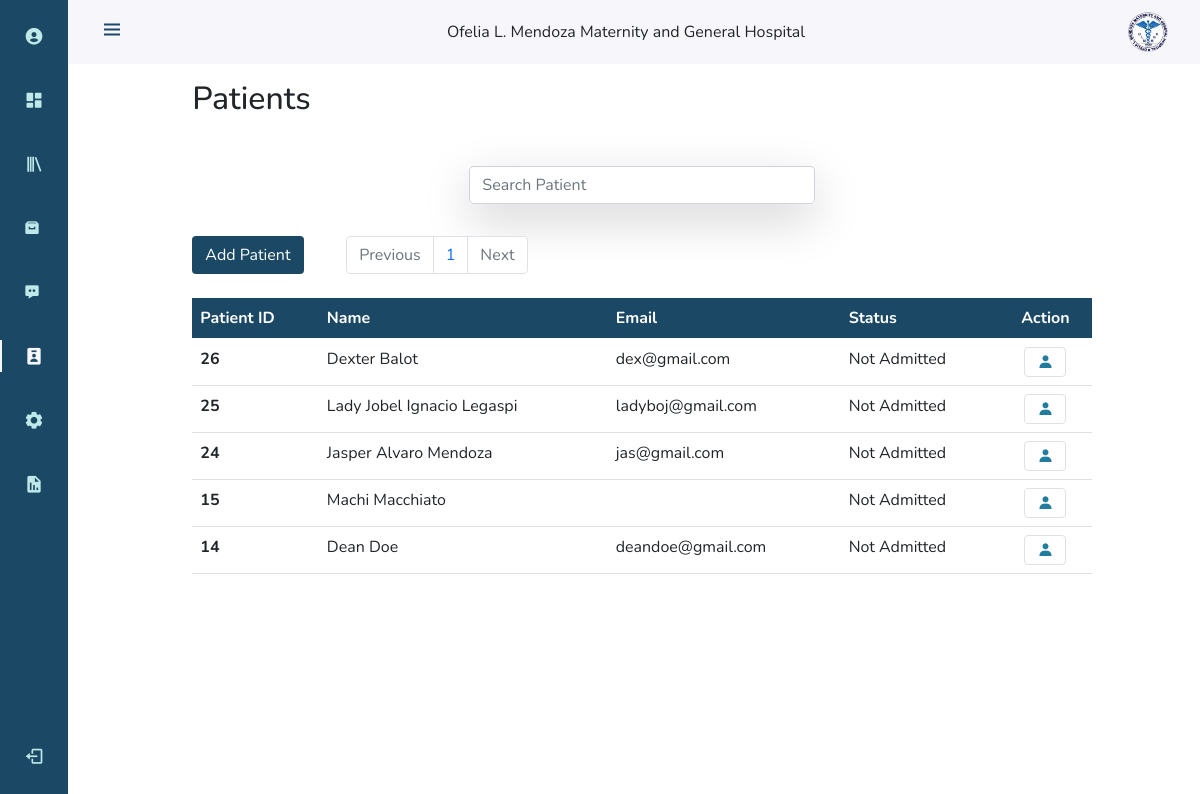
The page /php/patients/patients.php (signed in) on the database its author committed.
### tables this page shows
CREATE TABLE `tbl_accounts` (
  `acc_id` int(40) NOT NULL,
  `auto_id` varchar(255) NOT NULL,
  `username` varchar(100) NOT NULL,
  `password` varchar(300) NOT NULL,
  `first_name` varchar(100) NOT NULL,
  `middle_name` varchar(100) DEFAULT NULL,
  `last_name` varchar(100) NOT NULL,
  `email` varchar(60) NOT NULL,
  `emp_id` varchar(100) NOT NULL,
  `position` varchar(40) NOT NULL,
  `date_created` date DEFAULT NULL,
  `time_created` time DEFAULT NULL
);

CREATE TABLE `tbl_patients` (
  `patient_id` int(30) NOT NULL,
  `username` varchar(60) NOT NULL,
  `password` varchar(60) NOT NULL,
  `first_name` varchar(50) NOT NULL,
  `middle_name` varchar(50) DEFAULT NULL,
  `last_name` varchar(50) NOT NULL,
  `contact_no` varchar(20) NOT NULL,
  `email` varchar(60) DEFAULT NULL,
  `sex` varchar(10) NOT NULL,
  `religion` varchar(30) DEFAULT NULL,
  `address` varchar(150) NOT NULL,
  `birthdate` varchar(30) NOT NULL,
  `occupation` varchar(30) DEFAULT NULL,
  `status` varchar(255) NOT NULL,
  `record_status` varchar(255) NOT NULL,
  `date_added` date DEFAULT NULL,
  `time_added` time DEFAULT NULL
);

### php/patients/patients.php (the view, shortened to what this page needs)
<?php
include_once '../dbconn.php';
$limit = 8;
$page = isset($_GET['page']) ? $_GET['page'] : 1;
$start = ($page - 1) * $limit;
$get_count_stmt = $connection->prepare("SELECT count(patient_id) as id FROM tbl_patients;");
$get_count_stmt->execute();
$count_result = $get_count_stmt->get_result();
$count_row = $count_result->fetch_array(MYSQLI_ASSOC);
$total = $count_row['id'];
$pages =  ceil($total/$limit);
$Previous = $page - 1;
$Next = $page + 1;
$connection->real_query("SELECT * FROM tbl_patients ORDER BY date_added DESC,time_added DESC LIMIT $start,$limit");
$patients_result = $connection->use_result();
?>
<!DOCTYPE html>
<html lang="en">
<head>
    <link href="https://cdn.jsdelivr.net/npm/bootstrap@5.0.2/dist/css/bootstrap.min.css" rel="stylesheet">
    <link href='https://unpkg.com/boxicons@2.0.9/css/boxicons.min.css' rel='stylesheet'>
    <link href='../../css/patients.css' rel='stylesheet'>
    <link rel="stylesheet" href="../../css/nav.css">
</head>
<body id="body-pd">
<?php include_once '../admin_nav.php';?>
    <div class="row my-3">
        <div class="col-12">
                        <div class="row justify-content-center">
                            <div class="col-10 mx-5 my-3">
                                <h2>Patients</h2>
                            </div>
                        </div>
                        <div class="row my-4 justify-content-center">
                            <div class="col-md-4">
                                <form>
                                        <div class="form-group shadow-lg">
                                            <input type="text" class="form-control" id="search_patient" placeholder="Search Patient" autocomplete="off">
                                        </div>
                                </form>
                            </div>
                        </div>
                        <div class="row justify-content-center">
                            <div class="col-md-10">
                                <div class="row my-2">
                                    <div class="col-4 col-md-2">
                                        <form>
                                               <a href="add_patient.php">
                                                   <div class="form-group btn add_patient text-white">
                                                        Add Patient
                                                   </div>
                                               </a>
                                        </form>
                                    </div>
                                    <div class="col-8 col-md-10">
                                                        <nav aria-label="Page navigation example">
                                                            <ul class="pagination">
                                                                <?php
                                                                    if($Previous>0)
                                                                    {
                                                                       echo' <li class="page-item">
                                                                            <a class="page-link" href="patients.php?page='.$Previous.'">Previous</a>
                                                                        </li>';
                                                                    }else{
                                                                        echo' <li class="page-item disabled">
                                                                            <a class="page-link" href="#">Previous</a>
                                                                        </li>';
                                                                    }
                                                                    for($i=1; $i<=$pages; $i++)
                                                                    {
                                                                        echo '<li class="page-item"><a class="page-link" href="patients.php?page='.$i.'">'.$i.'</a></li>';
                                                                    }
                                                                    if($Next<=$pages)
                                                                    {
                                                                       echo' <li class="page-item">
                                                                            <a class="page-link" href="patients.php?page='.$Next.'">Next</a>
                                                                        </li>';
                                                                    }else{
                                                                        echo' <li class="page-item disabled">
                                                                            <a class="page-link" href="#">Next</a>
                                                                        </li>';
                                                                    }
                                                                ?>
                                                            </ul>
                                                        </nav>
                                                    </div>
                                </div>
                                <table class="table">
                                    <thead class="text-white">
                                        <tr>
                                            <th scope="col">Patient ID</th>
                                            <th scope="col">Name</th>
                                            <th scope="col">Email</th>
                                            <th scope="col">Status</th>
                                            <th scope="col" class="text-center">Action</th>
                                        </tr>
                                    </thead>
                                    <tbody>
                                            <?php
                                            foreach ($patients_result as $row_patient) {
                                                    echo "
                                                    <tr>
                                                        <th scope='row'>".$row_patient["patient_id"]."</th>
                                                        <td>".$row_patient["first_name"]." ".$row_patient["middle_name"]." ".$row_patient["last_name"]."</td>
                                                        <td>".$row_patient["email"]."</td>
                                                        <td>".$row_patient["status"]."</td>
                                                        <td class='text-center'>
                                                            <i class='bx bxs-user mx-1 btn border view_patient' id='".$row_patient["patient_id"]."' title='View Patient'></i>";
                                                    echo"
                                                        </td>
                                                    </tr>";
                                            }
                                            ?>
                                    </tbody>
                                </table>
                            </div>
                        </div>
            </div>
        </div>
</body>
</html>

### php/admin_nav.php (shortened to what this page needs)
<?php
include_once '../dbconn.php';
$ID = $_SESSION['ID'];
 $sql = "SELECT * FROM tbl_accounts where acc_id = '$ID'";
 $result = $conn -> query($sql);
 if($result->num_rows>0)
 {
    while($row = $result -> fetch_assoc())
    {
         $active_account_name = $row['first_name'];
         echo '
        <header class="header" id="header">
            <div class="header_toggle"> <i class="bx bx-menu" id="header-toggle"></i> </div>
            <div>  Ofelia L. Mendoza Maternity and General Hospital </div>
            <div class="header_img"> <img src="../../images/ofelia_logo.png" alt=""> </div>
        </header>
        <div class="l-navbar" id="nav-bar">
            <nav class="nav nav_class">
                <div>
                    <div class="nav_list">
                        <a href="../profile/view_profile.php" class="nav_link" title="Profile" id="profile_link"> <i class="bx bxs-user-circle nav_icon"></i> <span class="nav_name">'.$active_account_name.'</span> </a>
                        <a href="../dashboard/dashboard.php" class="nav_link" title="Dashboard" id="dashboard_link"> <i class="bx bxs-dashboard nav_icon"></i> <span class="nav_name">Dashboard</span> </a>
                        <a href="../patients_record_management/patients_records.php" title="Patients Records" class="nav_link" id="record_management_link"> <i class="bx bx-library nav_icon"></i> <span class="nav_name">Patients Records</span> </a>
                        <a href="../patients_record_archive/patients_archive.php" title="Patient Archived Records" class="nav_link" id="archive_link"> <i class="bx bxs-archive"></i> <span class="nav_name">Patients Record Archive</span> </a>
                        <a href="../patients_follow_ups/patients_follow_ups.php" title="Patients Follow Ups" class="nav_link" id="followup_link"><i class="bx bxs-message-dots"></i> <span class="nav_name"> Patients Follow Ups <sup></sup></span></a>
                        <a href="../patients/patients.php" class="nav_link" title="Patients" id ="patients_link"> <i class="bx bxs-user-badge nav_icon"></i> <span class="nav_name">Patients</span> </a>
                        ';
                        if(isset($_SESSION["position"]) && $_SESSION["position"]=="Administrator"){
                        echo'
                        <a href="../account_management/account_management.php" title="Accounts Management" class="nav_link" id="account_management_link"> <i class="bx bxs-cog nav_icon"></i> <span class="nav_name">Accounts Management</span> </a>
                        <a href="../report_generation/report_generation.php" title="Reports" class="nav_link" id="report_generation_link"> <i class="bx bxs-report nav_icon"></i> <span class="nav_name">Generate Reports</span> </a>
                        ';}
                        echo'
                    </div>
                </div>
                <a onclick="logout()" title="Sign Out" id="logout" class="nav_link"> <i class="bx bx-log-out nav_icon"></i> <span class="nav_name">Log out</span> </a>
            </nav>
        </div> ';
    }
 }
?>

### css/patients.css (style rules this page uses)
thead { background-color: rgb(27, 73, 101); }
#patients_link { color: #F7F6FB; }
#patients_link::before { color: #F7F6FB; content: ''; position: absolute; left: 0; width: 2px; height: 32px; background-color: var(--white-color) }
.btn.add_patient { background-color: rgb(27, 73, 101); outline: none; }
.btn.view_patient { background-color: white; color: rgb(34, 124, 157); }

### css/nav.css (style rules this page uses)
:root { --header-height: 3rem; --nav-width: 68px; --first-color: #1B4965; --first-color-light: #BEE9E8; --white-color: #F7F6FB; --body-font: 'Nunito', sans-serif; --normal-font-size: 1rem; --z-fixed: 100 }
body { position: relative; margin: var(--header-height) 0 0 0; padding: 0 1rem; font-family: var(--body-font); font-size: var(--normal-font-size); transition: .5s }
a { text-decoration: none }
.header { width: 100%; height: var(--header-height); position: fixed; top: 0; left: 0; display: flex; align-items: center; justify-content: space-between; padding: 0 1rem; background-color: var(--white-color); z-index: var(--z-fixed); transition: .5s }
.header_toggle { color: var(--first-color); font-size: 1.5rem; cursor: pointer }
.header_img { width: 35px; height: 35px; display: flex; justify-content: center; border-radius: 50%; overflow: hidden }
.header_img img { width: 40px }
.l-navbar { position: fixed; top: 0; left: -30%; width: var(--nav-width); height: 100vh; background-color: var(--first-color); padding: .5rem 1rem 0 0; transition: .5s; z-index: var(--z-fixed) }
.nav_class { height: 100%; display: flex; flex-direction: column; justify-content: space-between; overflow: hidden }
.nav_logo, .nav_link { display: grid; grid-template-columns: max-content max-content; align-items: center; column-gap: 1rem; padding: .5rem 0 .5rem 1.5rem }
.nav_link { position: relative; color: var(--first-color-light); margin-bottom: 1.5rem; transition: .3s }
.nav_icon { font-size: 1.25rem }
#logout { cursor: pointer; }
@media screen and (min-width: 768px) { body { margin: calc(var(--header-height) + 1rem) 0 0 0; padding-left: calc(var(--nav-width) + 2rem) } }
@media screen and (min-width: 768px) { .header { height: calc(var(--header-height) + 1rem); padding: 0 2rem 0 calc(var(--nav-width) + 2rem) } }
@media screen and (min-width: 768px) { .header_img { width: 40px; height: 40px } }
@media screen and (min-width: 768px) { .header_img img { width: 45px } }
@media screen and (min-width: 768px) { .l-navbar { left: 0; padding: 1rem 1rem 0 0 } }

### rows shown on the page
tbl_patients: patient_id "26", first_name "Dexter", last_name "Balot", email "dex@gmail.com", status "Not Admitted"
tbl_patients: patient_id "25", first_name "Lady Jobel", middle_name "Ignacio", last_name "Legaspi", email "ladyboj@gmail.com", status "Not Admitted"
tbl_patients: patient_id "24", first_name "Jasper", middle_name "Alvaro", last_name "Mendoza", email "jas@gmail.com", status "Not Admitted"
tbl_patients: patient_id "15", first_name "Machi", last_name "Macchiato", status "Not Admitted"
tbl_patients: patient_id "14", first_name "Dean", last_name "Doe", email "deandoe@gmail.com", status "Not Admitted"
